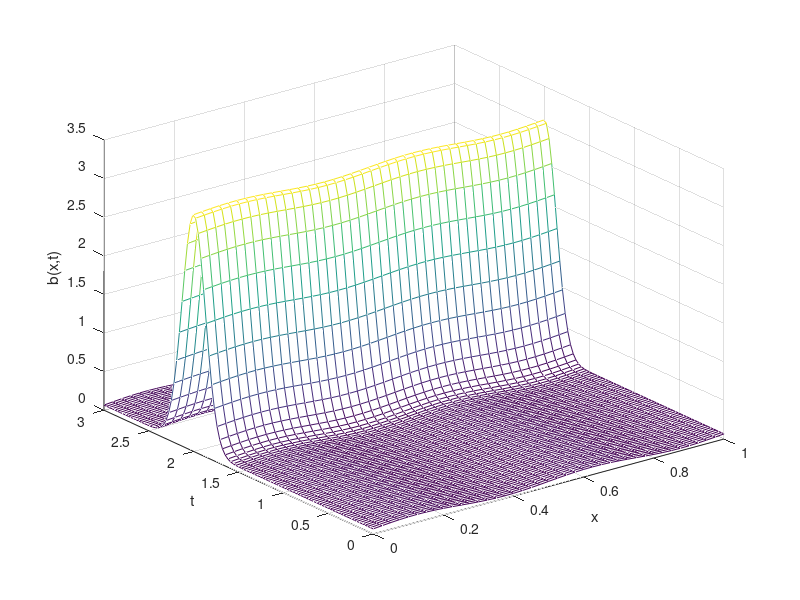

This figure's MATLAB source:
% PLOTB  mesh plot of b(x,t)

[x,t] = meshgrid(0:.025:1,0:.03:3);
b = (1/30) * (2 + sin(4 * pi * x)) + 3 * exp(-30 * (t-2).^2);
mesh(x,t,b),  xlabel x,  ylabel t,  zlabel('b(x,t)')
